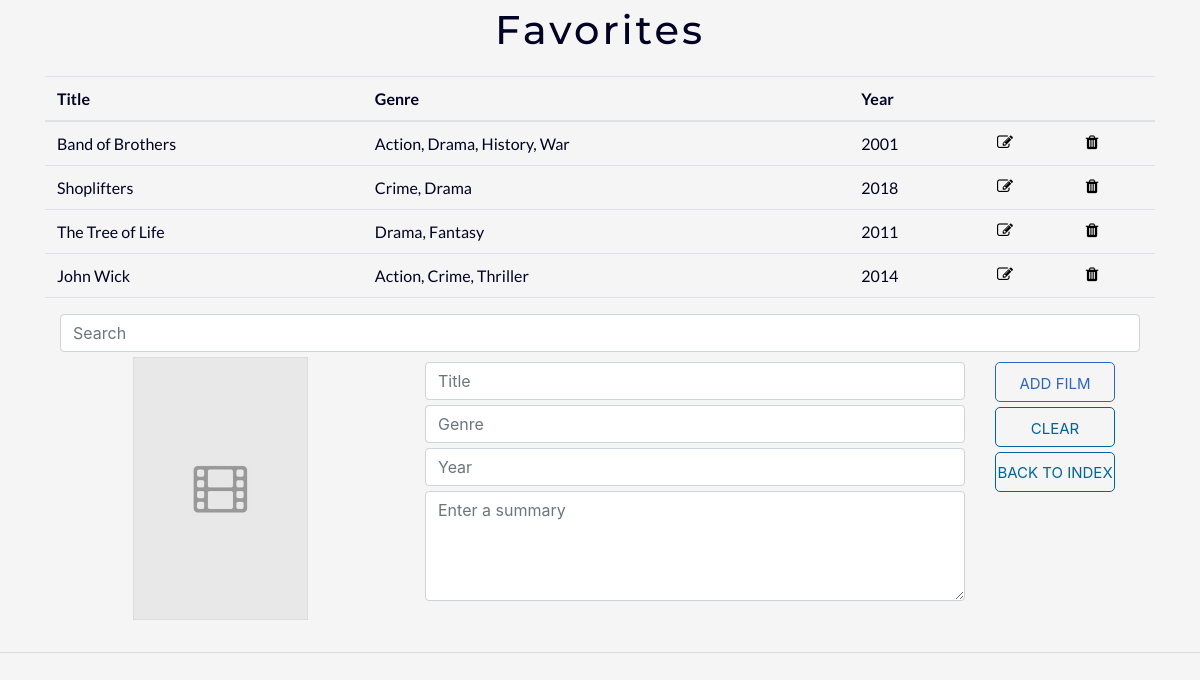
Before: /7/ with the older database file.
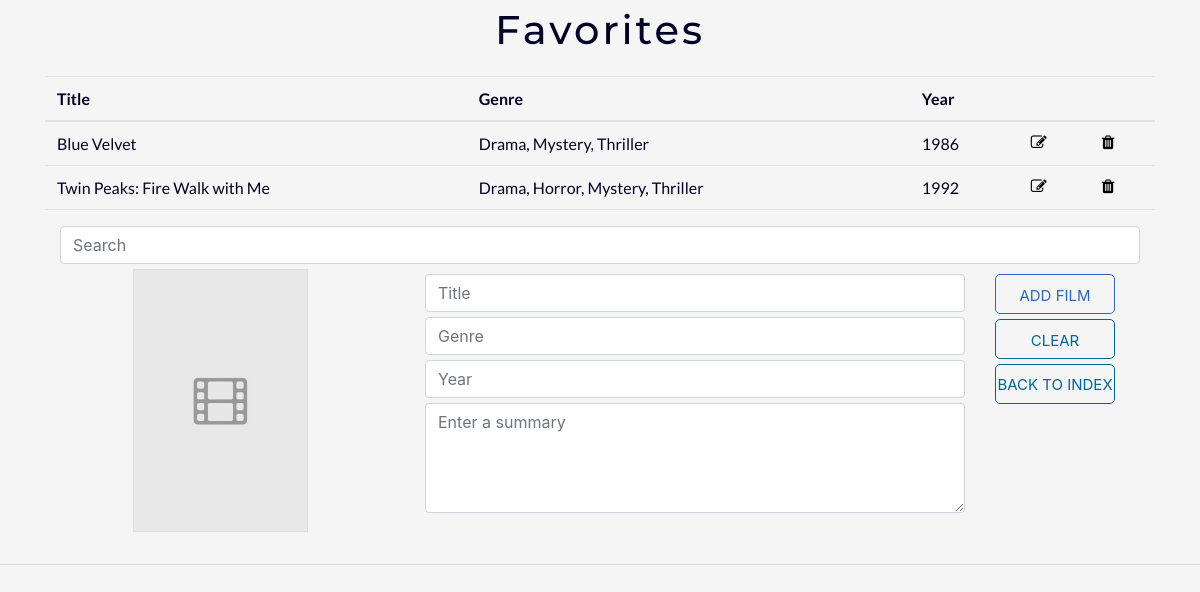
After: the same page with the newer database file.
### collection/models.py (models this page shows, shortened)
class Shelf(models.Model):
    user = models.ForeignKey(settings.AUTH_USER_MODEL, on_delete = models.CASCADE, default = 1)
    shelf_name = models.CharField(max_length = 100)
    shelf_size = models.PositiveIntegerField(default = 0)

class Movie(models.Model):
    shelf = models.ForeignKey(Shelf, on_delete = models.CASCADE)
    movie_name = models.CharField(max_length = 100)
    movie_genre = models.CharField(max_length = 100)
    release_year = models.PositiveIntegerField(default = 2018)
    movie_summary = models.TextField()
    movie_poster = models.TextField(null = True)

### collection/views.py (the view)
# urls.py: path('<int:pk>/', views.DetailView.as_view(), name='detail'),
class DetailView(generic.DetailView):
    model = Shelf
    template_name='collection/detail.html'

### collection/templates/collection/detail.html (shortened to what this page needs)
{% extends 'base.html' %}
{% load staticfiles %}
{% block body %}
<div class="container color-navy">
    <div class="title">
        <p> {{ shelf.shelf_name }} </p>
    </div>
    <table class="table body-font color-navy">
        <thead>
            <th>Title</th>
            <th>Genre</th>
            <th>Year</th>
            <th></th>
            <th></th>
        </thead>
        <tbody>
            {% for movie in shelf.movie_set.all %}
            <tr>
                <td for="movie{{ forloop.counter }}">{{ movie.movie_name }}</td>
                <td for="movie{{ forloop.counter }}">{{ movie.movie_genre }}</td>
                <td for="movie{{ forloop.counter }}">{{ movie.release_year }}</td>
                <td title="Edit"><a href="{% url 'collection:update' shelf.id movie.id %}"class ="button-edit"><span class="fa fa-edit"></span></a></td>
                <td title="Delete"><a href="{% url 'collection:delete_film' shelf.id movie.id%}"class ="button-trash"><span class="fa fa-trash"></span></a></td>
            </tr>
            {% endfor %}
        </tbody>
    </table>
    <div class ="container">
        <input id = "search-text" class="form-control form-spacing" type="text" placeholder="Search">
    </div>
    <form class="row" action="{% url 'collection:add_film' shelf.id %}" method="post">
        <div class="col-sm-4 form-group">
            <img src = "{% static 'imgs/placeholder_poster.png' %}" id ="movie-poster"></img>
        </div>
        <div class="col-sm-6 form-group">
            <input required id = "form-title" class="form-control form-spacing" type="text" name="title" placeholder="Title">
            <input required id = "form-genre" class="form-control form-spacing" type="text" name="genre" placeholder="Genre">
            <input required data-placeholder="" id = "form-year" data-mask="9999" class="form-control form-spacing" type="text" min="0000" max="2050" name="year"
                placeholder="Year">
            <textarea rows="4" id = "form-plot" class="form-control form-spacing" type="text" name="summary" placeholder="Enter a summary"></textarea>
        </div>
        <div class="col-sm-2 form-group">
            <button class="button-yin form-spacing" type="submit"> ADD FILM </button>
            <button id ="reset-button" class="button-yang form-spacing" type="reset"> CLEAR </button>
            <a class="button-yang form-spacing" href="{% url 'collection:index' %}">BACK TO INDEX</a>
        </div>
    </form>
</div>
{% endblock %}

### collection/templates/base.html (shortened to what this page needs)
{% load static %}
<html>
<head>
    <link href="https://stackpath.bootstrapcdn.com/font-awesome/4.7.0/css/font-awesome.min.css" rel="stylesheet">
    <link rel="stylesheet" type="text/css" href="{% static 'collection/style.css' %}">
    <link rel="stylesheet" href="https://stackpath.bootstrapcdn.com/bootstrap/4.1.3/css/bootstrap.min.css"
>
</head>
<body>
    {% block body %}
    {% endblock %}
    <hr>
</body>
</html>

### collection/static/collection/style.css (style rules this page uses)
.color-navy { color: #000123; }
.body-font { font-family: 'Lato'; }
html { overflow-y: scroll !important; }
html body { background-color: whitesmoke; }
a { text-decoration: none !important; }
.title { font-family: 'Montserrat'; font-size: 40px; letter-spacing: 3px; font-weight: 450; margin: auto; width: 100%; text-align: center; }
.table tr:not(.summary) td { border: none !important; }
.table tbody tr { background-color: whitesmoke; color: #000123; transition: ease-in-out .3s; }
.button-trash { z-index: 100; border: none; background-color: transparent; color:black; cursor:pointer; }
.button-edit { z-index: 100; border: none; background-color: transparent; color:black; cursor:pointer; transition: ease-in-out .3s; }
.button-yin { font-style: normal; display: block; font-size: 15px; background-color: whitesmoke; color: #2b67bc; height: 40px; width: 120px; border-radius: 5px; border: 1px solid #2b67bc; text-align: center; line-height: 40px; transition: ease-in-out .3s; }
.button-yang { font-style: normal; display: block; font-size: 15px; background-color: whitesmoke; color: #006494; height: 40px; width: 120px; border-radius: 5px; border: 1px solid #006494; text-align: center; line-height: 40px; transition: ease-in-out .3s; }
#movie-poster { width: 50%; display: block; margin: auto; }
.form-spacing { margin-top: 5px; margin-bottom: 5px; }

Changed rows visible on the page:
removed Movie: movie_name "Band of Brothers", movie_genre "Action, Drama, History, War", release_year "2001"
removed Movie: movie_name "Shoplifters", movie_genre "Crime, Drama", release_year "2018"
removed Movie: movie_name "The Tree of Life", movie_genre "Drama, Fantasy", release_year "2011"
removed Movie: movie_name "John Wick", movie_genre "Action, Crime, Thriller", release_year "2014"
added Movie: movie_name "Blue Velvet", movie_genre "Drama, Mystery, Thriller", release_year "1986"
added Movie: movie_name "Twin Peaks: Fire Walk with Me", movie_genre "Drama, Horror, Mystery, Thriller", release_year "1992"
